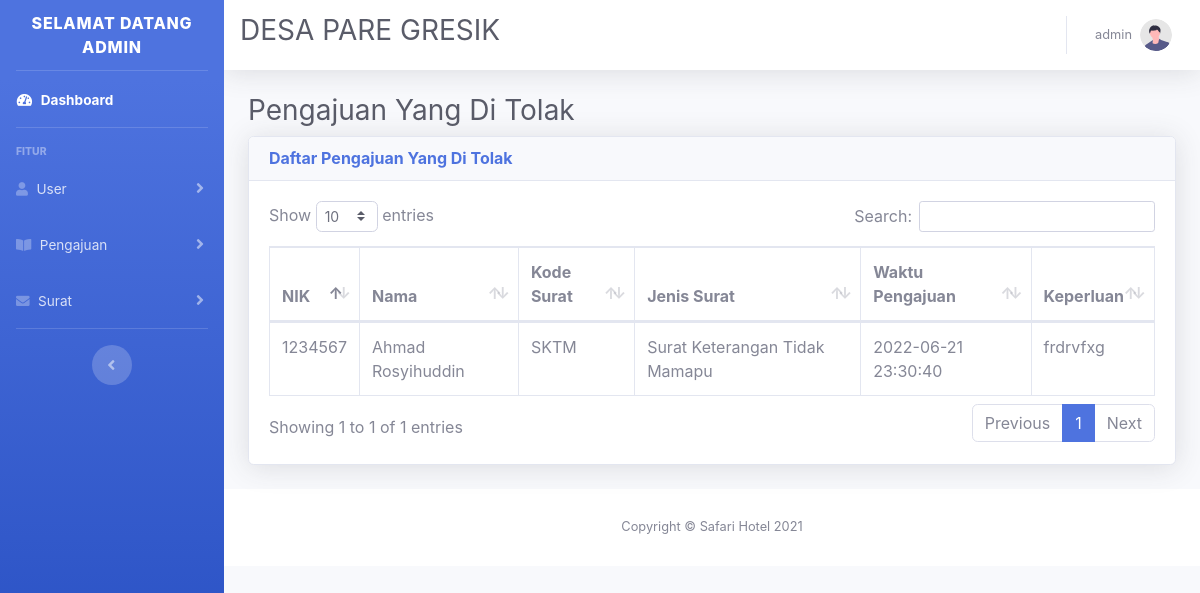
/admin/ditolak.php (signed in), run on an earlier commit of the app's database.
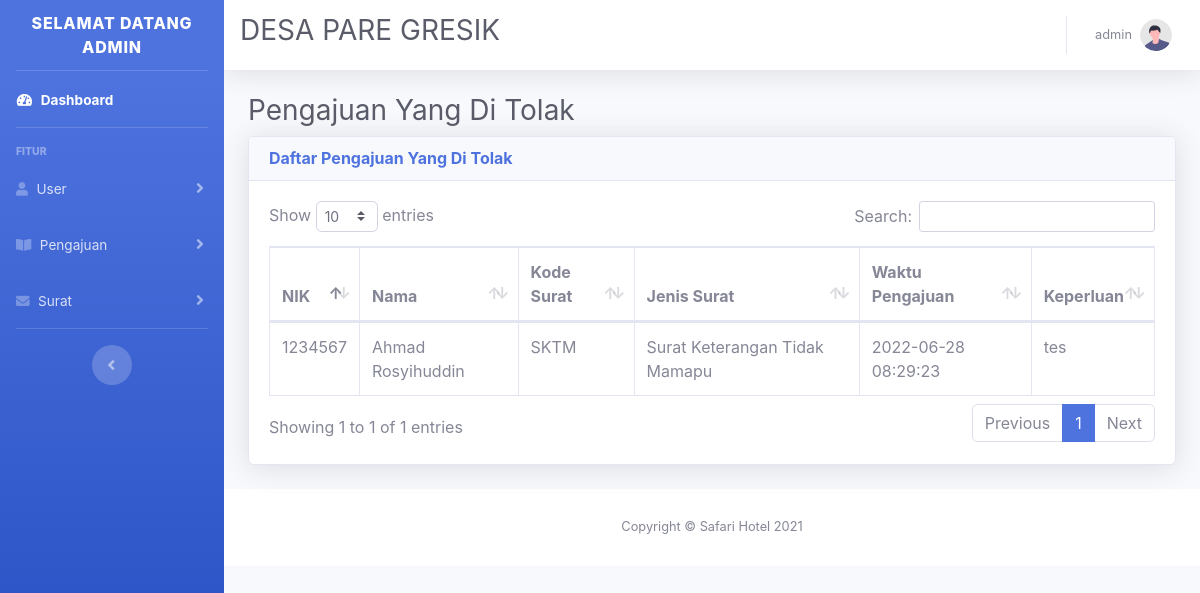
And on a later commit of the database.
### tables this page shows
CREATE TABLE `tb_pengajuan` (
  `id_pengajuan` int(11) NOT NULL,
  `nik` varchar(100) DEFAULT NULL,
  `kode_surat` varchar(5) DEFAULT NULL,
  `tgl_pengajuan` datetime DEFAULT NULL,
  `keperluan` varchar(200) DEFAULT NULL,
  `jenis_pengajuan` varchar(50) DEFAULT NULL,
  `status_pengajuan` enum('Menunggu','Di Terima','Di Tolak','Revisi Di Terima','Revisi Selesai') DEFAULT NULL
);

CREATE TABLE `tb_user` (
  `nik` varchar(100) NOT NULL,
  `username` varchar(100) DEFAULT NULL,
  `password` varchar(100) NOT NULL,
  `nama_user` varchar(100) NOT NULL,
  `rt` char(10) DEFAULT NULL,
  `rw` char(10) DEFAULT NULL,
  `role_user` enum('Warga','Admin') NOT NULL
);

CREATE TABLE `tb_surat` (
  `kode_surat` char(5) NOT NULL,
  `jenis_surat` varchar(50) NOT NULL,
  `surat_keluar` int(11) NOT NULL
);

### db/data_ditolak.php (the view)
<?php
include "../connect/koneksi.php";
$tb_pengajuan = mysqli_query($koneksi, "SELECT * FROM tb_user INNER JOIN tb_pengajuan USING(nik) INNER JOIN tb_surat USING(kode_surat)");
while ($row = mysqli_fetch_assoc($tb_pengajuan)) :
    if ($row["status_pengajuan"] == "Di Tolak") { ?>
        <tr>
            <td><?= $row["nik"] ?></td>
            <td><?= $row["nama_user"] ?></td>
            <td><?= $row["kode_surat"] ?></td>
            <td><?= $row["jenis_surat"] ?></td>
            <td><?= $row["tgl_pengajuan"] ?></td>
            <td><?= $row["keperluan"] ?></td>
        </tr>
<?php
    }
endwhile;
?>

What changed in the data, as far as the page shows it:
removed tb_pengajuan: nik.nik "1234567", nik.nama_user "Ahmad Rosyihuddin", kode_surat "SKTM", kode_surat.jenis_surat "Surat Keterangan Tidak Mamapu", tgl_pengajuan "2022-06-21 23:30:40", keperluan "frdrvfxg"
added tb_pengajuan: nik.nik "1234567", nik.nama_user "Ahmad Rosyihuddin", kode_surat "SKTM", kode_surat.jenis_surat "Surat Keterangan Tidak Mamapu", tgl_pengajuan "2022-06-28 08:29:23", keperluan "tes"
